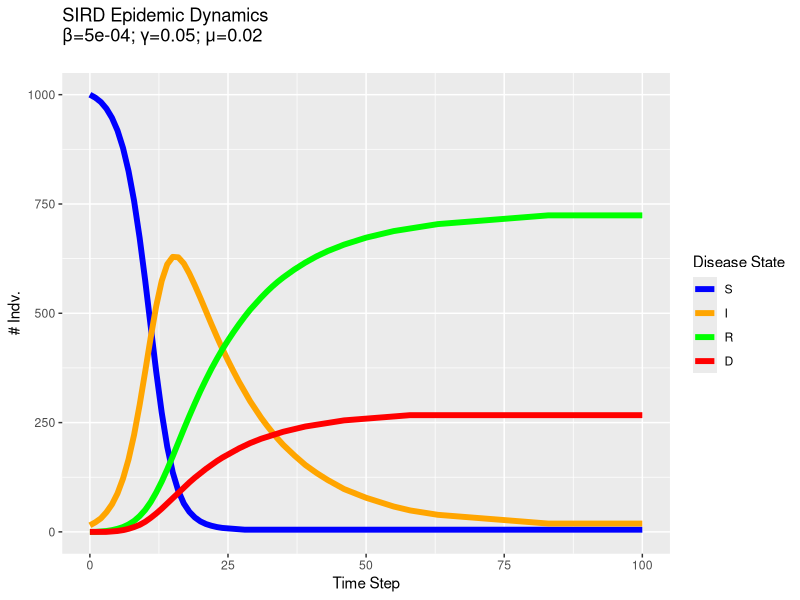

The R script that drew this image:
require(reshape2)
require(ggplot2)
#SIRD Model of Disease Transmission
S=1000
I=15
R=0
D=0
beta=.0005
gamma=.05
mu=.02
nreps=100
#Create History Dataframe
history = data.frame(time=0, S=S,I=I,R=R,D=D);
#Loop over step function
for(time in 1:nreps){
  newInf = pmin(S, floor(beta*I*S))
  newRec = pmin(I, floor(gamma*I))
  S = S - newInf
  I = I + newInf - newRec
  R = R + newRec
  newDead = pmin(I, floor(mu*I))
  I = I- newDead
  D = D + newDead
  history = rbind(history, data.frame(time, S, I, R, D))
}
#And finally plot
plotdat = melt(history, id.vars = c("time"))
ggplot(data=plotdat)+
  aes(x=time, y=value, color=variable)+
  geom_line(size=2)+
  theme_set(theme_gray(base_size = 15))+
  xlab("Time Step")+ylab("# Indv.")+
  ggtitle(paste("SIRD Epidemic Dynamics\nβ=",beta,"; γ=",gamma,"; μ=",mu,"\n", sep=""))+
  scale_color_manual(name="Disease State", values=c("blue", "orange", "green", "red"))
